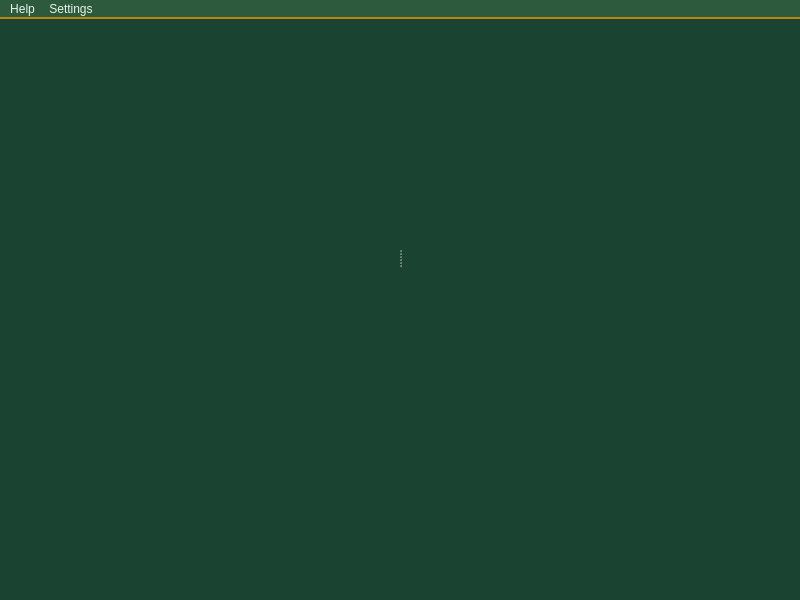
<?xml version="1.0" encoding="UTF-8"?>
<ui version="4.0">
 <class>MainWindow</class>
 <widget class="QMainWindow" name="MainWindow">
  <property name="geometry">
   <rect>
    <x>0</x>
    <y>0</y>
    <width>800</width>
    <height>600</height>
   </rect>
  </property>
  <property name="windowTitle">
   <string>MainWindow</string>
  </property>
  <property name="styleSheet">
   <string notr="true">/* Main Window Background */
QMainWindow {
    background-color: #1B4332;
    color: #E8F5E8;
}

/* General Widget Styling */
QWidget {
    background-color: #1B4332;
    color: #E8F5E8;
    font-family: &quot;Segoe UI&quot;, Arial, sans-serif;
}

/* Buttons */
QPushButton {
    background-color: #2D5A3D;
    color: #E8F5E8;
    border: 2px solid #B8860B;
    border-radius: 6px;
    padding: 8px 16px;
    font-weight: bold;
}

QPushButton:hover {
    background-color: #B8860B;
    border-color: #DAA520;
    color: #1B4332;
}

QPushButton:pressed {
    background-color: #8B6914;
    border-color: #8B6914;
    color: #E8F5E8;
}

QPushButton:disabled {
    background-color: #0F2A1D;
    color: #6B8F71;
    border-color: #2F4538;
}

/* Text Input Fields */
QLineEdit, QTextEdit, QPlainTextEdit {
    background-color: #0F2A1D;
    color: #E8F5E8;
    border: 2px solid #2F4538;
    border-radius: 4px;
    padding: 6px;
    selection-background-color: #B8860B;
}

QLineEdit:focus, QTextEdit:focus, QPlainTextEdit:focus {
    border-color: #DAA520;
}

/* Labels */
QLabel {
    color: #E8F5E8;
    background-color: transparent;
}

/* Combo Boxes */
QComboBox {
    background-color: #2D5A3D;
    color: #E8F5E8;
    border: 2px solid #B8860B;
    border-radius: 4px;
    padding: 6px;
}

QComboBox::drop-down {
    border: none;
    background-color: #B8860B;
    width: 20px;
}

QComboBox::down-arrow {
    image: none;
    border-left: 5px solid transparent;
    border-right: 5px solid transparent;
    border-top: 5px solid #1B4332;
}

QComboBox QAbstractItemView {
    background-color: #2D5A3D;
    color: #E8F5E8;
    border: 1px solid #B8860B;
    selection-background-color: #B8860B;
    selection-color: #1B4332;
}

/* List Widgets */
QListWidget {
    background-color: #0F2A1D;
    color: #E8F5E8;
    border: 2px solid #2F4538;
    border-radius: 4px;
    alternate-background-color: #1B4332;
}

QListWidget::item:selected {
    background-color: #B8860B;
    color: #1B4332;
}

QListWidget::item:hover {
    background-color: #8B6914;
    color: #E8F5E8;
}

/* Table Widgets */
QTableWidget {
    background-color: #0F2A1D;
    color: #E8F5E8;
    border: 2px solid #2F4538;
    gridline-color: #2F4538;
    alternate-background-color: #1B4332;
}

QTableWidget::item:selected {
    background-color: #B8860B;
    color: #1B4332;
}

QHeaderView::section {
    background-color: #2D5A3D;
    color: #DAA520;
    border: 1px solid #B8860B;
    padding: 6px;
    font-weight: bold;
}

/* Scroll Bars */
QScrollBar:vertical {
    background-color: #0F2A1D;
    width: 16px;
    border-radius: 8px;
}

QScrollBar::handle:vertical {
    background-color: #B8860B;
    border-radius: 8px;
    min-height: 20px;
}

QScrollBar::handle:vertical:hover {
    background-color: #DAA520;
}

QScrollBar:horizontal {
    background-color: #0F2A1D;
    height: 16px;
    border-radius: 8px;
}

QScrollBar::handle:horizontal {
    background-color: #B8860B;
    border-radius: 8px;
    min-width: 20px;
}

QScrollBar::handle:horizontal:hover {
    background-color: #DAA520;
}

/* Check Boxes and Radio Buttons */
QCheckBox, QRadioButton {
    color: #E8F5E8;
    spacing: 8px;
}

QCheckBox::indicator, QRadioButton::indicator {
    width: 16px;
    height: 16px;
}

QCheckBox::indicator:unchecked, QRadioButton::indicator:unchecked {
    border: 2px solid #B8860B;
    background-color: #0F2A1D;
    border-radius: 3px;
}

QCheckBox::indicator:checked, QRadioButton::indicator:checked {
    border: 2px solid #DAA520;
    background-color: #B8860B;
    border-radius: 3px;
}

/* Sliders */
QSlider::groove:horizontal {
    border: 1px solid #2F4538;
    height: 6px;
    background-color: #0F2A1D;
    border-radius: 3px;
}

QSlider::handle:horizontal {
    background-color: #B8860B;
    border: 2px solid #DAA520;
    width: 16px;
    border-radius: 8px;
    margin: -6px 0;
}

QSlider::handle:horizontal:hover {
    background-color: #DAA520;
}

QSlider::sub-page:horizontal {
    background-color: #B8860B;
    border-radius: 3px;
}

QSlider::add-page:horizontal {
    background-color: #0F2A1D;
    border-radius: 3px;
}

/* This is the key part for tick marks */
QSlider::tick-mark:horizontal {
    background-color: #B8860B;
    width: 8px;
    height: 4px;
}

/* Progress Bars */
QProgressBar {
    border: 2px solid #2F4538;
    border-radius: 4px;
    background-color: #0F2A1D;
    text-align: center;
    color: #E8F5E8;
}

QProgressBar::chunk {
    background-color: #B8860B;
    border-radius: 2px;
}

/* Menu Bar */
QMenuBar {
    background-color: #2D5A3D;
    color: #E8F5E8;
    border-bottom: 2px solid #B8860B;
}

QMenuBar::item:selected {
    background-color: #B8860B;
    color: #1B4332;
}

QMenu {
    background-color: #2D5A3D;
    color: #E8F5E8;
    border: 1px solid #B8860B;
}

QMenu::item:selected {
    background-color: #B8860B;
    color: #1B4332;
}

/* Status Bar */
QStatusBar {
    background-color: #2D5A3D;
    color: #DAA520;
    border-top: 1px solid #B8860B;
}</string>
  </property>
  <widget class="QWidget" name="centralwidget">
   <layout class="QVBoxLayout" name="verticalLayout">
    <item>
     <widget class="QSplitter" name="splitter">
      <property name="minimumSize">
       <size>
        <width>200</width>
        <height>200</height>
       </size>
      </property>
      <property name="orientation">
       <enum>Qt::Orientation::Horizontal</enum>
      </property>
      <widget class="QStackedWidget" name="browserStack">
       <property name="maximumSize">
        <size>
         <width>16777215</width>
         <height>16777215</height>
        </size>
       </property>
       <property name="currentIndex">
        <number>1</number>
       </property>
       <widget class="FileBrowserWidget" name="FileBrowser"/>
       <widget class="RemoteFileBrowser" name="RemoteBrowser"/>
      </widget>
      <widget class="QStackedWidget" name="viewStack">
       <property name="currentIndex">
        <number>1</number>
       </property>
       <widget class="MediaViewWidget" name="MainView"/>
       <widget class="QWidget" name="RemoteView"/>
      </widget>
     </widget>
    </item>
    <item>
     <widget class="PlayerControlsWidget" name="PlayerControls" native="true">
      <property name="maximumSize">
       <size>
        <width>16777215</width>
        <height>100</height>
       </size>
      </property>
     </widget>
    </item>
   </layout>
  </widget>
  <widget class="QMenuBar" name="menuBar">
   <property name="geometry">
    <rect>
     <x>0</x>
     <y>0</y>
     <width>800</width>
     <height>20</height>
    </rect>
   </property>
   <widget class="QMenu" name="menuHelp">
    <property name="title">
     <string>Help</string>
    </property>
    <addaction name="actionAbout"/>
   </widget>
   <widget class="QMenu" name="menuSettings">
    <property name="title">
     <string>Settings</string>
    </property>
    <addaction name="actionRemoteModeSwitch"/>
    <addaction name="chooseRoot"/>
    <addaction name="separator"/>
    <addaction name="actionExit"/>
   </widget>
   <addaction name="menuHelp"/>
   <addaction name="menuSettings"/>
  </widget>
  <action name="actionaksldjalksdjas">
   <property name="text">
    <string>aksldjalksdjas</string>
   </property>
  </action>
  <action name="chooseRoot">
   <property name="text">
    <string>Choose Root Directory</string>
   </property>
  </action>
  <action name="actionAbout">
   <property name="text">
    <string>About</string>
   </property>
  </action>
  <action name="actionExit">
   <property name="text">
    <string>Exit</string>
   </property>
  </action>
  <action name="actionRemoteModeSwitch">
   <property name="text">
    <string>Remote Mode</string>
   </property>
  </action>
 </widget>
 <customwidgets>
  <customwidget>
   <class>PlayerControlsWidget</class>
   <extends>QWidget</extends>
   <header>playercontrolswidget.h</header>
   <container>1</container>
  </customwidget>
  <customwidget>
   <class>FileBrowserWidget</class>
   <extends>QWidget</extends>
   <header>filebrowserwidget.h</header>
   <container>1</container>
  </customwidget>
  <customwidget>
   <class>MediaViewWidget</class>
   <extends>QWidget</extends>
   <header>mediaviewwidget.h</header>
   <container>1</container>
  </customwidget>
  <customwidget>
   <class>RemoteFileBrowser</class>
   <extends>QWidget</extends>
   <header>remotefilebrowser.h</header>
   <container>1</container>
  </customwidget>
 </customwidgets>
 <resources/>
 <connections/>
</ui>
